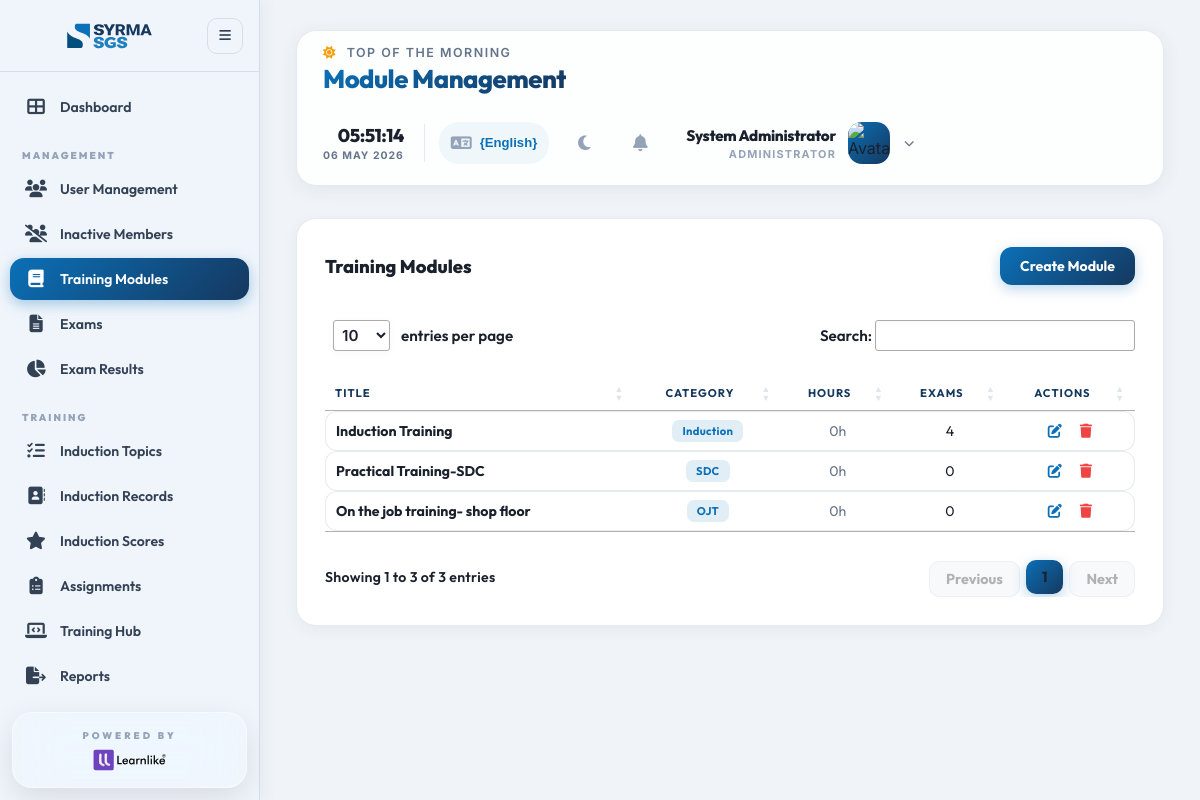
/admin/modules.php (signed in), run on the app's committed database.
### tables this page shows
CREATE TABLE IF NOT EXISTS training_modules (
    id INT AUTO_INCREMENT PRIMARY KEY,
    title VARCHAR(255) NOT NULL,
    description TEXT,
    category VARCHAR(50),  
    total_hours INT DEFAULT 0,
    created_at TIMESTAMP DEFAULT CURRENT_TIMESTAMP
);

### includes/language.php (called while the page is built, shortened)
<?php
$current_lang = $_SESSION['lang'];
$lang_file = __DIR__ . "/languages/{$current_lang}.php";
if (file_exists($lang_file)) {
    $translations = require $lang_file;
} else {
    $translations = require __DIR__ . "/languages/en.php";
}
function __($key, $default = null) {
    global $translations;
    if (isset($translations[$key])) {
        return $translations[$key];
    }
    return $default ?: $key;
}
?>

### includes/functions.php (called while the page is built, shortened)
<?php
function e($text) {
    return htmlspecialchars($text, ENT_QUOTES, 'UTF-8');
}
?>

### admin/modules.php (the view, shortened to what this page needs)
<?php
require_once '../includes/layout.php';
$action = $_GET['action'] ?? 'list';
?>
<div class="card">
    <div style="display: flex; justify-content: space-between; align-items: center; margin-bottom: 25px;">
        <h3><?php echo $action == 'add' ? __('create_training_module') : ($action == 'edit' ? __('edit_module') : __('training_modules')); ?></h3>
        <?php if ($action == 'list'): ?>
            <a href="modules.php?action=add" class="btn btn-primary"><?php echo __('create_module'); ?></a>
        <?php else: ?>
            <a href="modules.php" class="btn" style="background: #4A5568; color: white;"><?php echo __('back_to_list'); ?></a>
        <?php endif; ?>
    </div>
    <?php if ($action == 'list'): ?>
        <div class="table-container">
            <table>
                <thead>
                    <tr>
                        <th style="text-align: left;"><?php echo __('title'); ?></th>
                        <th style="text-align: center;"><?php echo __('category'); ?></th>
                        <th style="text-align: center;"><?php echo __('hours'); ?></th>
                        <th style="text-align: center;"><?php echo __('exams'); ?></th>
                        <th style="text-align: center;"><?php echo __('actions'); ?></th>
                    </tr>
                </thead>
                <tbody>
                    <?php
                    $stmt = $pdo->query("SELECT m.*, (SELECT COUNT(*) FROM exams WHERE module_id = m.id) as exam_count FROM training_modules m");
                    while ($m = $stmt->fetch()):
                    ?>
                    <tr>
                        <td style="text-align: left;"><strong><?php echo e($m['title']); ?></strong></td>
                        <td style="text-align: center;"><span class="badge badge-info"><?php echo e($m['category']); ?></span></td>
                        <td style="text-align: center; color: var(--text-muted);"><?php echo e($m['total_hours']); ?>h</td>
                        <td style="text-align: center;"><?php echo $m['exam_count']; ?></td>
                        <td style="text-align: center;">
                            <a href="modules.php?action=edit&id=<?php echo $m['id']; ?>" style="color: var(--primary-blue); margin-right: 15px;"><i class="fas fa-edit"></i></a>
                            <a href="modules.php?action=delete&id=<?php echo $m['id']; ?>" style="color: var(--danger);" onclick="return confirm('<?php echo __('delete_module_confirm'); ?>')"><i class="fas fa-trash"></i></a>
                        </td>
                    </tr>
                    <?php endwhile; ?>
                </tbody>
            </table>
        </div>
    <?php endif; ?>
</div>

### assets/css/style.css (style rules this page uses)
:root { --brand-navy: #15385F; --brand-royal: #207FBF; --brand-sky: #0B70B7; --brand-dark: #004F7D; --primary-gradient: linear-gradient(135deg, #0B70B7 0%, #15385F 100%); --accent-gradient: linear-gradient(135deg, #207FBF 0%, #004F7D 100%); --primary-blue: #0B70B7; --dark-blue: #15385F; --sidebar-bg: #f0f5fb; --sidebar-border: rgba(21,56,95,0.12); --sidebar-text: #334155; --sidebar-muted: #94a3b8; --sidebar-hover: rgba(11,112,183,0.10); --sidebar-active-bg: var(--primary-gradient); --sidebar-active-text: #fff; --sidebar-logo-filter: none; --bg-body: #f0f4f8; --card-bg: #ffffff; --text-main: #1a202c; --text-muted: #64748b; --border-color: rgba(21,56,95,0.1); --header-bg: rgba(255,255,255,0.85); --header-border: rgba(21,56,95,0.1); --success: #10b981; --danger: #ef4444; --warning: #f59e0b; --white: #ffffff; --glass-bg: rgba(255,255,255,0.72); --glass-border: rgba(255,255,255,0.5); --glow: 0 0 20px rgba(32,127,191,0.28); --sidebar-width: 260px; --sidebar-collapsed: 72px; --transition: 0.3s cubic-bezier(0.4,0,0.2,1); }
.animate-in { animation: fadeInUp 0.6s ease-out backwards; }
*,*::before,*::after { margin:0; padding:0; box-sizing:border-box; }
body { font-family:'Inter',system-ui,sans-serif; background:var(--bg-body); color:var(--text-main); min-height:100vh; transition: background var(--transition), color var(--transition); }
h1,h2,h3,h4,h5 { font-family:'Outfit',sans-serif; }
a { text-decoration: none; }
html, body { overflow-x: hidden; width: 100%; position: relative; }
.card { background:var(--card-bg); border-radius:20px; padding:28px; border:1px solid var(--border-color); box-shadow:0 4px 16px rgba(21,56,95,0.05); animation:fadeInUp 0.5s ease-out; transition:background var(--transition); }
h3 { font-size:1.15rem; font-weight:800; color:var(--text-main); font-family:'Outfit',sans-serif; }
.btn { display:inline-flex; align-items:center; justify-content:center; gap:7px; padding:10px 20px; border-radius:12px; font-weight:700; font-size:0.88rem; font-family:'Outfit',sans-serif; cursor:pointer; border:none; transition:all 0.22s; text-decoration:none; white-space:nowrap; }
.btn-primary { background:var(--primary-gradient); color:white; box-shadow:0 4px 14px rgba(11,112,183,0.28); position:relative; overflow:hidden; }
.btn-primary::after { content:''; position:absolute; top:0; left:-100%; width:55%; height:100%; background:linear-gradient(90deg,transparent,rgba(255,255,255,0.32),transparent); transform:skewX(-20deg); }
.table-container { overflow-x:auto; width: 100%; max-width: 100%; }
.table-container table { width:100%; min-width: 600px; border-collapse:separate; border-spacing:0 5px; }
thead th { font-weight:800; text-transform:uppercase; font-size:0.7rem; letter-spacing:1px; padding:13px 16px; color:var(--brand-navy); font-family:'Outfit',sans-serif; border-bottom:2px solid var(--border-color); }
td { padding:15px 16px; background:var(--card-bg); border-top:1px solid var(--border-color); border-bottom:1px solid var(--border-color); vertical-align:middle; font-size:0.88rem; transition:background 0.18s; }
td:first-child { border-left:1px solid var(--border-color); border-radius:12px 0 0 12px; }
td:last-child { border-right:1px solid var(--border-color); border-radius:0 12px 12px 0; }
.badge { display:inline-flex; align-items:center; gap:4px; padding:4px 10px; border-radius:7px; font-size:0.7rem; font-weight:700; letter-spacing:0.3px; font-family:'Outfit',sans-serif; }
.badge-info { background:rgba(11,112,183,0.12); color:var(--brand-sky); }

### includes/layout.php (style rules this page uses)
:root { --hindi-font: 'Noto Sans Devanagari', sans-serif; --tamil-font: 'Noto Sans Tamil', sans-serif; --kannada-font: 'Noto Sans Kannada', sans-serif; --telugu-font: 'Noto Sans Telugu', sans-serif; --malayalam-font: 'Noto Sans Malayalam', sans-serif; }
body { top: 0 !important; }

### data on the page
training_modules: title "Induction Training", category "Induction", total_hours "0", exam_count "4"
training_modules: title "Practical Training-SDC", category "SDC", total_hours "0", exam_count "0"
training_modules: title "On the job training- shop floor", category "OJT", total_hours "0", exam_count "0"

### other printed values
__('dashboard') "Dashboard"
__('management') "MANAGEMENT"
__('user_management') "User Management"
__('inactive_members') "Inactive Members"
__('training_modules') "Training Modules"
__('exams') "Exams"
__('exam_results') "Exam Results"
__('training') "TRAINING"
__('induction_topics') "Induction Topics"
__('induction_records') "Induction Records"
__('induction_scores') "Induction Scores"
__('assignments') "Assignments"
__('training_hub') "Training Hub"
__('reports') "Reports"
__('top_morning') "TOP OF THE MORNING"
